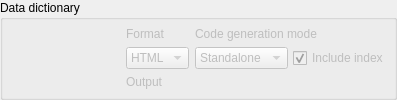
            <widget class="QGroupBox" name="export_to_dict_gb">
             <property name="sizePolicy">
              <sizepolicy hsizetype="Expanding" vsizetype="Fixed">
               <horstretch>0</horstretch>
               <verstretch>0</verstretch>
              </sizepolicy>
             </property>
             <property name="focusPolicy">
              <enum>Qt::FocusPolicy::StrongFocus</enum>
             </property>
             <property name="title">
              <string>Data dictionary</string>
             </property>
             <layout class="QHBoxLayout" name="horizontalLayout_14">
              <property name="spacing">
               <number>10</number>
              </property>
              <property name="leftMargin">
               <number>5</number>
              </property>
              <property name="topMargin">
               <number>5</number>
              </property>
              <property name="rightMargin">
               <number>5</number>
              </property>
              <property name="bottomMargin">
               <number>5</number>
              </property>
              <item>
               <widget class="QToolButton" name="export_to_dict_tb">
                <property name="sizePolicy">
                 <sizepolicy hsizetype="Fixed" vsizetype="Fixed">
                  <horstretch>0</horstretch>
                  <verstretch>0</verstretch>
                 </sizepolicy>
                </property>
                <property name="text">
                 <string/>
                </property>
                <property name="icon">
                 <iconset resource="../../res/resources.qrc">
                  <normaloff>:/images/images/exporttodatadict.png</normaloff>:/images/images/exporttodatadict.png</iconset>
                </property>
                <property name="iconSize">
                 <size>
                  <width>100</width>
                  <height>40</height>
                 </size>
                </property>
                <property name="checkable">
                 <bool>true</bool>
                </property>
                <property name="checked">
                 <bool>false</bool>
                </property>
                <property name="autoExclusive">
                 <bool>false</bool>
                </property>
                <property name="autoRaise">
                 <bool>true</bool>
                </property>
               </widget>
              </item>
              <item>
               <widget class="QWidget" name="export_to_dict_wgt" native="true">
                <property name="enabled">
                 <bool>false</bool>
                </property>
                <property name="sizePolicy">
                 <sizepolicy hsizetype="Preferred" vsizetype="Fixed">
                  <horstretch>0</horstretch>
                  <verstretch>0</verstretch>
                 </sizepolicy>
                </property>
                <property name="minimumSize">
                 <size>
                  <width>0</width>
                  <height>0</height>
                 </size>
                </property>
                <layout class="QVBoxLayout" name="verticalLayout_19">
                 <property name="leftMargin">
                  <number>0</number>
                 </property>
                 <property name="topMargin">
                  <number>0</number>
                 </property>
                 <property name="rightMargin">
                  <number>0</number>
                 </property>
                 <property name="bottomMargin">
                  <number>0</number>
                 </property>
                 <item>
                  <layout class="QHBoxLayout" name="horizontalLayout_8">
                   <item>
                    <layout class="QVBoxLayout" name="verticalLayout_16">
                     <item>
                      <widget class="QLabel" name="data_dict_mode_lbl">
                       <property name="sizePolicy">
                        <sizepolicy hsizetype="Fixed" vsizetype="Fixed">
                         <horstretch>0</horstretch>
                         <verstretch>0</verstretch>
                        </sizepolicy>
                       </property>
                       <property name="minimumSize">
                        <size>
                         <width>0</width>
                         <height>0</height>
                        </size>
                       </property>
                       <property name="statusTip">
                        <string/>
                       </property>
                       <property name="text">
                        <string>Format</string>
                       </property>
                      </widget>
                     </item>
                     <item>
                      <widget class="QComboBox" name="dict_format_cmb">
                       <property name="toolTip">
                        <string>&lt;strong&gt;HTML:&lt;/strong&gt; Creates the data dictionary in Hypertext Markup Language format.

&lt;strong&gt;MD:&lt;/strong&gt; Creates the data dictionary in Markdown format.</string>
                       </property>
                       <property name="sizeAdjustPolicy">
                        <enum>QComboBox::SizeAdjustPolicy::AdjustToContents</enum>
                       </property>
                       <item>
                        <property name="text">
                         <string>HTML</string>
                        </property>
                       </item>
                       <item>
                        <property name="text">
                         <string>MD</string>
                        </property>
                       </item>
                      </widget>
                     </item>
                    </layout>
                   </item>
                   <item>
                    <layout class="QVBoxLayout" name="verticalLayout_17">
                     <item>
                      <widget class="QLabel" name="label">
                       <property name="text">
                        <string>Code generation mode</string>
                       </property>
                      </widget>
                     </item>
                     <item>
                      <layout class="QHBoxLayout" name="horizontalLayout_4">
                       <property name="spacing">
                        <number>5</number>
                       </property>
                       <property name="rightMargin">
                        <number>0</number>
                       </property>
                       <item>
                        <widget class="QComboBox" name="dict_mode_cmb">
                         <property name="toolTip">
                          <string>&lt;strong&gt;Standalone:&lt;/strong&gt; gpModeler will generate a single file containing the data dictionaries of all tables in the database model. 

&lt;strong&gt;Split:&lt;/strong&gt; gpModeler will generate a data dictionary file per table of the database model.</string>
                         </property>
                         <property name="sizeAdjustPolicy">
                          <enum>QComboBox::SizeAdjustPolicy::AdjustToContents</enum>
                         </property>
                         <item>
                          <property name="text">
                           <string>Standalone</string>
                          </property>
                         </item>
                         <item>
                          <property name="text">
                           <string>Split</string>
                          </property>
                         </item>
                        </widget>
                       </item>
                       <item>
                        <widget class="QCheckBox" name="incl_index_chk">
                         <property name="sizePolicy">
                          <sizepolicy hsizetype="Expanding" vsizetype="Fixed">
                           <horstretch>0</horstretch>
                           <verstretch>0</verstretch>
                          </sizepolicy>
                         </property>
                         <property name="toolTip">
                          <string>gpModeler will generate an index to help navigate through the data dictionary. If splitted mode is set then a separated file named &lt;em&gt;index.(html|md)&lt;/em&gt; will be saved into the destination folder.</string>
                         </property>
                         <property name="statusTip">
                          <string/>
                         </property>
                         <property name="text">
                          <string>Include index</string>
                         </property>
                         <property name="checked">
                          <bool>true</bool>
                         </property>
                        </widget>
                       </item>
                      </layout>
                     </item>
                    </layout>
                   </item>
                  </layout>
                 </item>
                 <item>
                  <layout class="QVBoxLayout" name="dict_file_lt">
                   <item>
                    <widget class="QLabel" name="data_dict_ouput_lbl">
                     <property name="sizePolicy">
                      <sizepolicy hsizetype="Fixed" vsizetype="Fixed">
                       <horstretch>0</horstretch>
                       <verstretch>0</verstretch>
                      </sizepolicy>
                     </property>
                     <property name="minimumSize">
                      <size>
                       <width>0</width>
                       <height>0</height>
                      </size>
                     </property>
                     <property name="text">
                      <string>Output</string>
                     </property>
                    </widget>
                   </item>
                  </layout>
                 </item>
                </layout>
               </widget>
              </item>
             </layout>
            </widget>
